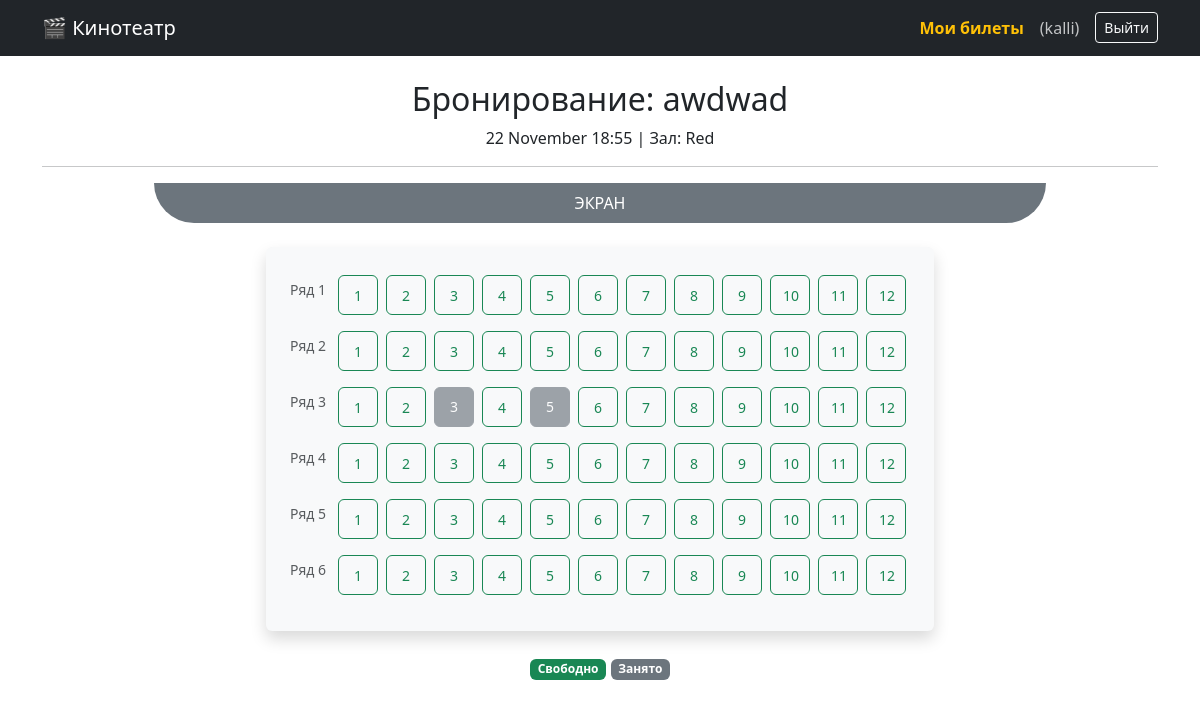
The app's page /screening/1/book/ (signed in) with its own data.
### cinema/models.py (models this page shows, shortened)
class Screening(models.Model):
    movie = models.ForeignKey(Movie, on_delete=models.CASCADE, verbose_name="Фильм")
    hall = models.ForeignKey(Hall, on_delete=models.CASCADE, verbose_name="Зал")
    start_time = models.DateTimeField("Время начала")
    price = models.DecimalField("Цена билета", max_digits=6, decimal_places=2)

class Movie(models.Model):
    title = models.CharField("Название фильма", max_length=100)
    description = models.TextField("Описание")
    poster = models.ImageField("Постер", upload_to='posters/', blank=True, null=True)
    duration_minutes = models.IntegerField("Длительность (мин)")

class Hall(models.Model):
    name = models.CharField("Название зала", max_length=50)
    rows = models.IntegerField("Количество рядов")
    seats_per_row = models.IntegerField("Мест в ряду")

### cinema/views.py (the view, shortened to what this page needs)
# urls.py: path('screening/<int:screening_id>/book/', views.booking, name='booking'),
@login_required  # Только для авторизованных!
def booking(request, screening_id):
    screening = get_object_or_404(Screening, pk=screening_id)
    hall = screening.hall
    taken_seats = Ticket.objects.filter(screening=screening).values_list('row', 'seat')
    seat_matrix = []
    for r in range(1, hall.rows + 1):
        row_seats = []
        for s in range(1, hall.seats_per_row + 1):
            is_taken = (r, s) in taken_seats
            row_seats.append({'row': r, 'seat': s, 'is_taken': is_taken})
        seat_matrix.append(row_seats)
    return render(request, 'cinema/booking.html', {
        'screening': screening,
        'seat_matrix': seat_matrix
    })

### cinema/templates/cinema/booking.html (shortened to what this page needs)
{% extends 'cinema/base.html' %}
{% block content %}
<div class="text-center">
    <h2>Бронирование: {{ screening.movie.title }}</h2>
    <p>{{ screening.start_time|date:"d E H:i" }} | Зал: {{ screening.hall.name }}</p>
    <hr>
    <div class="bg-secondary text-white mb-4 p-2 mx-auto" style="width: 80%; border-radius: 0 0 50px 50px;">
        ЭКРАН
    </div>
    <div class="d-inline-block bg-light p-4 rounded shadow">
        {% for row in seat_matrix %}
            <div class="d-flex justify-content-center mb-2">
                <span class="me-2 mt-2 text-muted small">Ряд {{ forloop.counter }}</span>
                {% for seat in row %}
                    {% if seat.is_taken %}
                        <div class="btn btn-secondary disabled m-1" style="width: 40px; height: 40px;">
                            <small>{{ seat.seat }}</small>
                        </div>
                    {% else %}
                        <form method="post" class="d-inline">
                            <button type="submit" class="btn btn-outline-success m-1" style="width: 40px; height: 40px;" title="Ряд {{ seat.row }}, Место {{ seat.seat }}">
                                <small>{{ seat.seat }}</small>
                            </button>
                        </form>
                    {% endif %}
                {% endfor %}
            </div>
        {% endfor %}
    </div>
    <div class="mt-4">
        <span class="badge bg-success">Свободно</span>
        <span class="badge bg-secondary">Занято</span>
    </div>
</div>
{% endblock %}

### cinema/templates/cinema/base.html (shortened to what this page needs)
<!DOCTYPE html>
<html lang="ru">
<head>
    <link href="https://cdn.jsdelivr.net/npm/bootstrap@5.3.0/dist/css/bootstrap.min.css" rel="stylesheet">
</head>
<body>
<nav class="navbar navbar-expand-lg navbar-dark bg-dark mb-4">
  <div class="container">
    <a class="navbar-brand" href="{% url 'movie_list' %}">🎬 Кинотеатр</a>
    <div class="collapse navbar-collapse">
      <ul class="navbar-nav ms-auto">
    {% if user.is_authenticated %}
        <li class="nav-item">
    <a href="{% url 'my_tickets' %}" class="nav-link text-warning fw-bold">Мои билеты</a>
</li>
<li class="nav-item">
    <span class="nav-link text-light opacity-75">({{ user.username }})</span>
</li>
        <li class="nav-item">
            <form action="{% url 'logout' %}" method="post">
                <button type="submit" class="btn btn-outline-light btn-sm mt-1 ms-2">Выйти</button>
            </form>
        </li>
    {% endif %}
</ul>
    </div>
  </div>
</nav>
<div class="container">
    {% block content %}
    {% endblock %}
</div>
</body>
</html>

### records on screen
Screening: movie "awdwad", start_time "22 November 18:55", hall.name "Red"

### other values on screen
{{ user.username }} "kalli"
{{ seat.seat }} "1" "2" "3" "4" "5" "6" "7" "8" "9" "10" "11" "12" "1" "2" "3" "4" "5" "6" "7" "8" "9" "10" "11" "12" "1" "2" "4" "6" "7" "8" "9" "10" "11" "12" "1" "2" "3" "4" "5" "6" "7" "8" "9" "10" "11" "12" "1" "2" "3" "4" "5" "6" "7" "8" "9" "10" "11" "12" "1" "2" "3" "4" "5" "6" "7" "8" "9" "10" "11" "12"
{{ seat.seat }} "3" "5"
